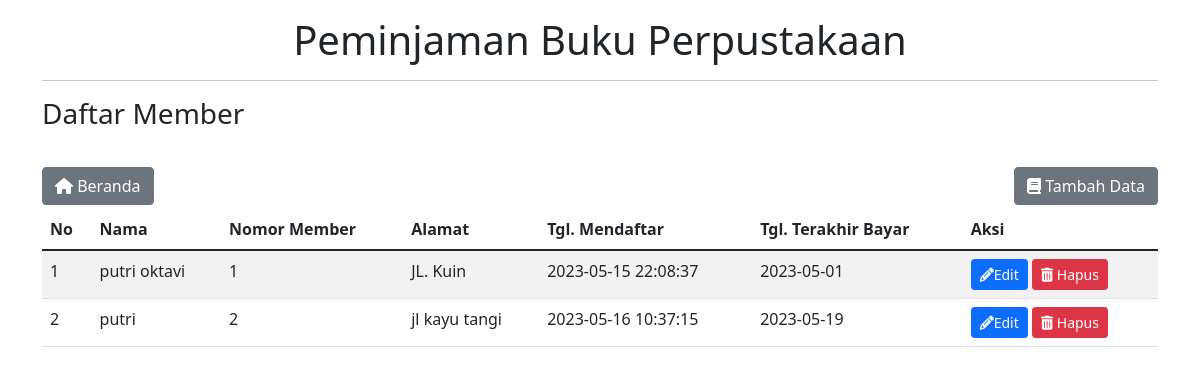
The page /Member.php on the database its author committed.
### tables this page shows
CREATE TABLE `member` (
  `id_member` int(13) NOT NULL,
  `nama_member` varchar(250) NOT NULL,
  `nomor_member` varchar(15) NOT NULL,
  `alamat` text NOT NULL,
  `tgl_mendaftar` datetime NOT NULL,
  `tgl_terakhir_bayar` date NOT NULL
);

### Model.php (called while the page is built, shortened)
<?php
class Model {
    public function getMember()
    {
        $sql = "SELECT * FROM member";
        $result = mysqli_query($GLOBALS['koneksi'], $sql);
        return $result;
    }
    }
?>

### Member.php (the view, shortened to what this page needs)
<?php
require "Koneksi.php"; require "Model.php";  $no = 1;
$member = new Model();
$result = $member->getMember();
    ?>
<!DOCTYPE html> <html lang="en"> <head>
    <link href="https://cdn.jsdelivr.net/npm/bootstrap@5.1.3/dist/css/bootstrap.min.css"  rel="stylesheet">
    </head>
    <body>
        <div class="container">
            <div class="row">
                <div class="col-md-12 py-3">
                <h1 style="text-align: center;">Peminjaman Buku Perpustakaan</h1>
                    <hr>
                    <h3>Daftar Member</h3></br>
                    <a class="btn btn-secondary my-1" href='index.php'"><i class="fa fa-home"></i> Beranda</a>
                    <a class="btn btn-secondary my-1" href='FormMember.php' style="float: right;"><i class="fa fa-book"></i> Tambah Data</a>
                    <table class="table table-striped">
                    <thead>
                    <tr>
                        <th>No</th>
                        <th>Nama</th>
                        <th>Nomor Member</th>
                        <th>Alamat</th>
                        <th>Tgl. Mendaftar</th>
                        <th>Tgl. Terakhir Bayar</th>
                        <th>Aksi</th>
                    </tr>
                    </thead>
                    <tbody>
                    <?php
                    while  ($row  = mysqli_fetch_assoc($result)) :
            ?>
            <tr>
            <td><?= $no++ ?></td>
            <td><?= $row['nama_member'] ?></td>
            <td><?= $row['nomor_member'] ?></td>
            <td><?= $row['alamat'] ?></td>
            <td><?= $row['tgl_mendaftar'] ?></td>
            <td><?= $row['tgl_terakhir_bayar'] ?></td>
            <td>
            <a href="FormMember.php?id_member=<?= $row['id_member']; ?>" class='btn btn-primary btn-sm ml-2'><i class="fa fa-pencil"></i>Edit</a>
            <a href="javascript:confirmDelete('Member.php?id_member=<?= $row['id_member'];  ?>')"  class='btn  btn-danger  btn-sm  ml-2'><i class="fa fa-trash"></i> Hapus</a>
            </td>
            </tr>
                <?php
                endwhile;
                ?>
            </tbody>
        </table>
            </div>
        </div>
    </div>
</body>
</html>

### rows shown on the page
member: nama_member "putri oktavi", nomor_member "1", alamat "JL. Kuin", tgl_mendaftar "2023-05-15 22:08:37", tgl_terakhir_bayar "2023-05-01"
member: nama_member "putri", nomor_member "2", alamat "jl kayu tangi", tgl_mendaftar "2023-05-16 10:37:15", tgl_terakhir_bayar "2023-05-19"
